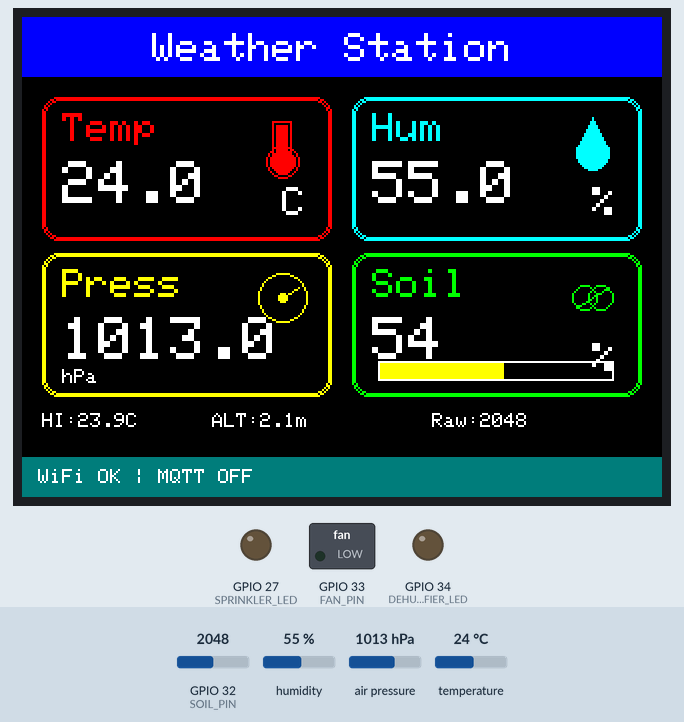
Recording of a sketch running on a simulated ESP32. On the bench: 320×240 colour display, switched loads named in the sketch (green lamp = pin HIGH), output pins drawn as LEDs (lit = HIGH). Inputs (shaded band) come from the test bench; at power-on: humidity 55 %, GPIO 32 (SOIL_PIN) = 2048, temperature 24 °C, air pressure 1013 hPa. WiFi joins after 1.5 s; servers stay silent unless stated; random numbers use the default seed unless the sketch sets one; no MQTT or app messages arrive unless stated; what the sketch prints to the serial monitor is not drawn.

Above: at 3.7 s.
3.8 s: humidity set to 68 %
At 6.9 s:
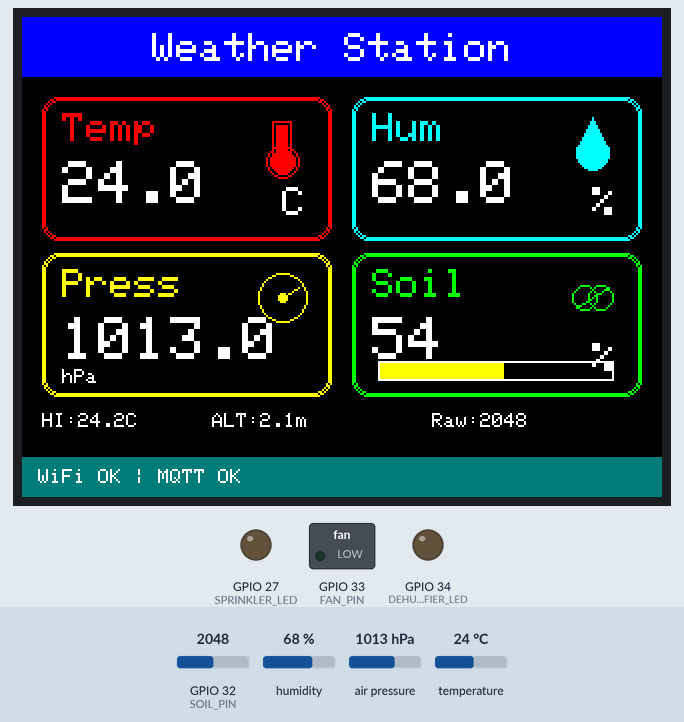
7.6 s: humidity set to 71 %
At 10.1 s:
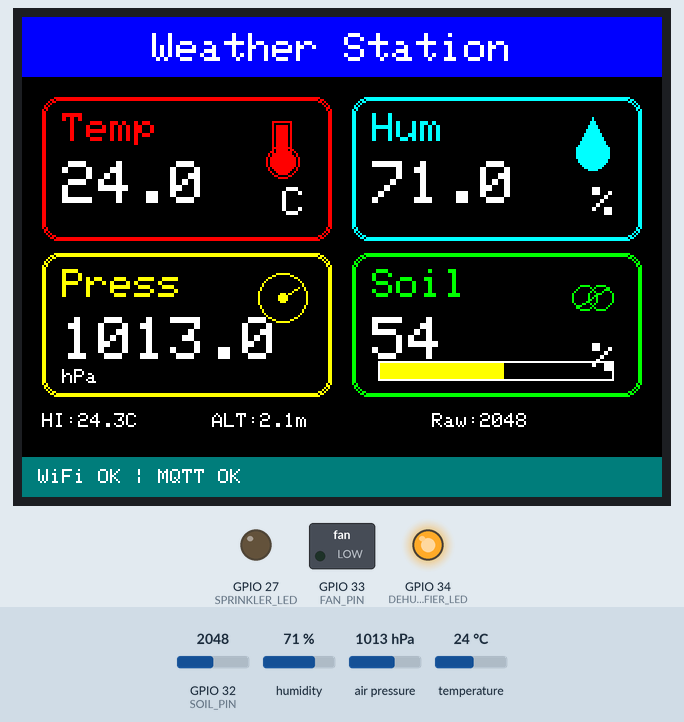
10.6 s: GPIO 32 (SOIL_PIN) set to 2482
At 12.7 s:
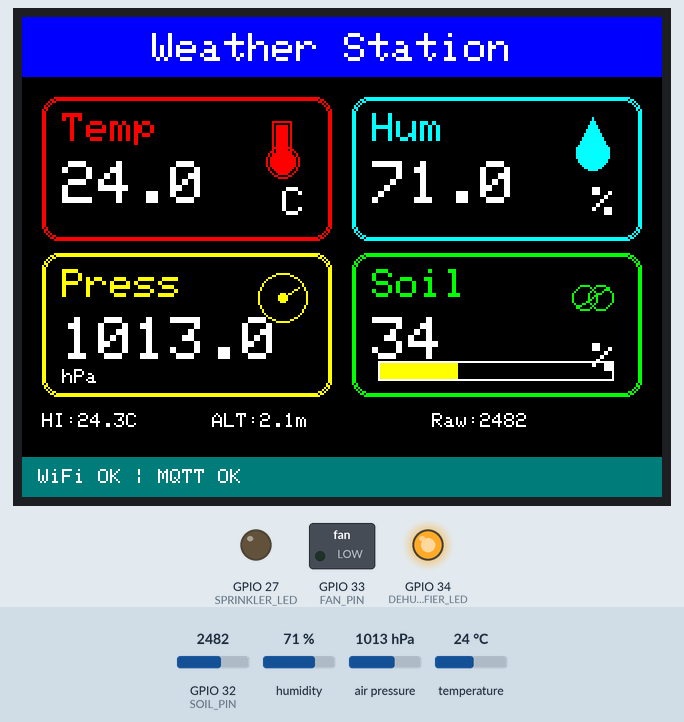
13.6 s: GPIO 32 (SOIL_PIN) set to 2612
At 15.9 s:
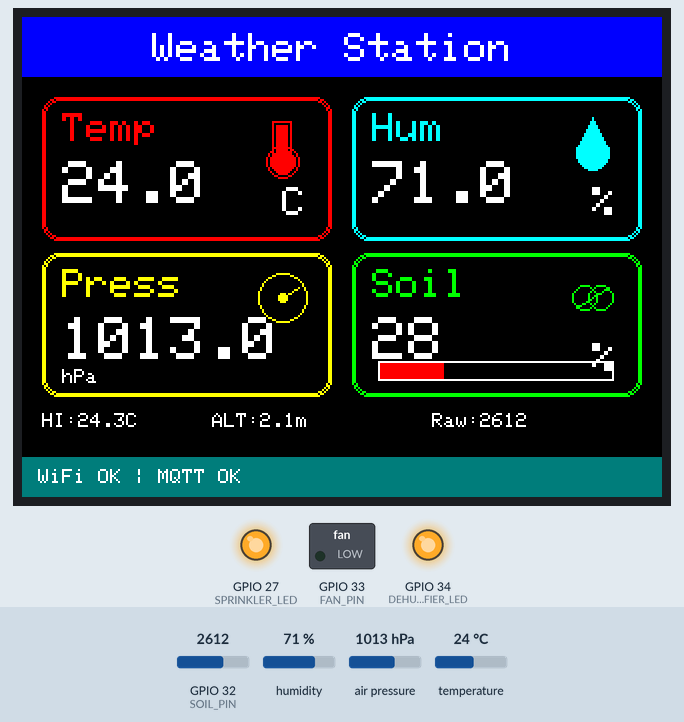
16.6 s: temperature set to 24.6 °C
At 18.5 s:
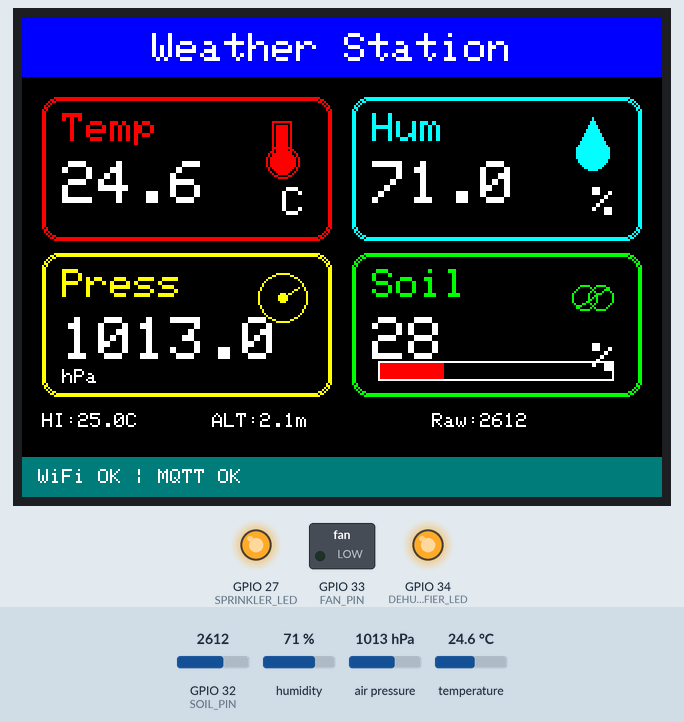
19.6 s: temperature set to 25.6 °C
At 21.7 s:
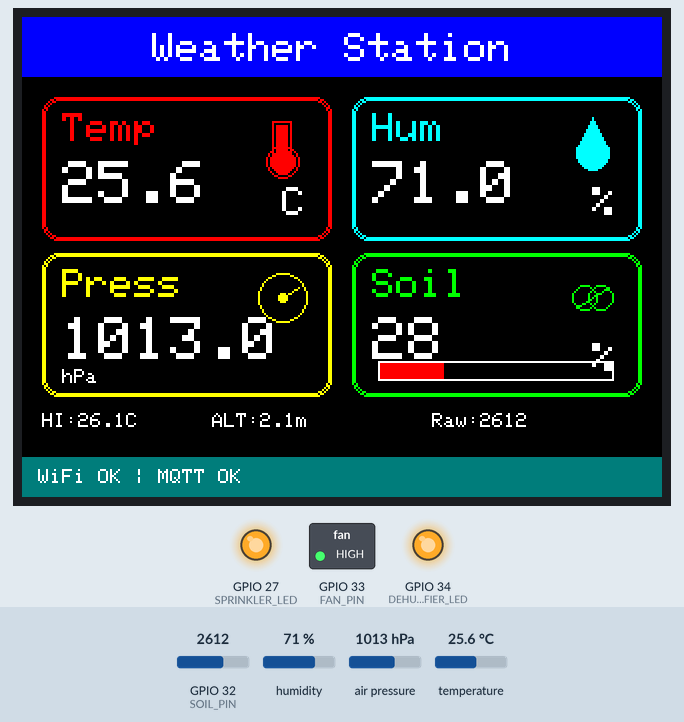
Timing chart, 0 to 23.2 s (numbered marks = the images above; inputs shaded):
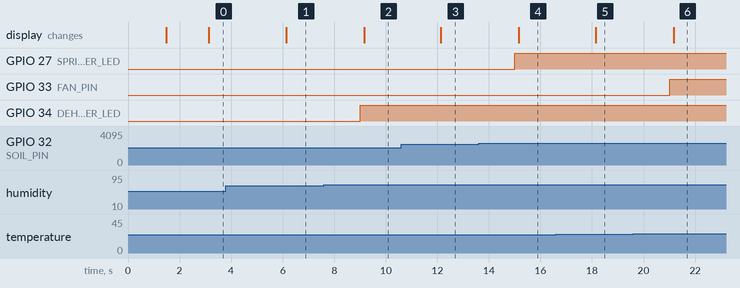

Measured:
- the behaviour switches between 69 and 70 % on humidity (found by bisection; images 1 and 2)
- the behaviour switches between 2549 and 2550 on GPIO 32 (SOIL_PIN) (found by bisection; images 3 and 4)
- the behaviour switches between 24.9 and 25 °C on temperature (found by bisection; images 5 and 6)
- after the input at 7.6 s, GPIO 34 (DEHUMIDIFIER_LED): LOW → HIGH after 1.4 s; the display: changes after 1.6 s (image 2)
- after the input at 10.6 s, the display: changes after 1.5 s (image 3)
- after the input at 13.6 s, GPIO 27 (SPRINKLER_LED): LOW → HIGH after 1.4 s; the display: changes after 1.6 s (image 4)
- after the input at 16.6 s, the display: changes after 1.5 s (image 5)
- after the input at 19.6 s, GPIO 33 (FAN_PIN): LOW → HIGH after 1.4 s; the display: changes after 1.6 s (image 6)

The sketch:

hardware.ino
```cpp
#include <WiFi.h>
#include <WebServer.h>
#include <Wire.h>
#include <SPI.h>
#include <PubSubClient.h>
#include <ArduinoJson.h>
#include <Adafruit_GFX.h>
#include <Adafruit_ILI9341.h>
#include <Adafruit_BMP280.h>
#include <DHT.h>

// =========================
// Wi-Fi Credentials
// =========================
const char* ssid = "MSI_25H";
const char* password = "50A5DC8209FF";

// =========================
// MQTT Settings
// =========================
const char* mqtt_server = "www.yanacreations.com";   // replace with your PC IP or broker IP
const int mqtt_port = 1883;
const char* mqtt_pub_topic = "weatherstation/data";
const char* mqtt_sub_topic = "weatherstation/test";
const char* device_id = "ESP32_01";
const char* mqtt_cmd_topic = "weatherstation/control";


// Manual control states
bool acManual = false;
bool acState = false;

bool sprinklerManual = false;
bool sprinklerState = false;

bool dehumidifierManual = false;
bool dehumidifierState = false;

// =========================
// Pin Definitions
// =========================
#define DHTPIN   4
#define DHTTYPE  DHT22
#define SOIL_PIN 32

#define TFT_CS   5
#define TFT_DC   17
#define TFT_RST  16
#define TFT_MOSI 23
#define TFT_CLK  18
#define TFT_MISO 19


#define I2C_SDA  21
#define I2C_SCL  22
#define FAN_PIN 33
#define SPRINKLER_LED 27
#define DEHUMIDIFIER_LED 34
// =========================
// Objects
// =========================
WiFiClient espClient;
PubSubClient mqttClient(espClient);

DHT dht(DHTPIN, DHTTYPE);
Adafruit_BMP280 bmp;
Adafruit_ILI9341 tft(TFT_CS, TFT_DC, TFT_RST);
WebServer server(80);

// =========================
// Globals
// =========================
float temperature = 0.0;
float humidity = 0.0;
float pressure_hPa = 0.0;
float soilPercent = 0.0;
float heatIndexC = 0.0;
float altitudeM = 0.0;
int soilRaw = 0;

float lastValidTemp = 0.0;
float lastValidHum = 0.0;
float lastValidPressure = 0.0;
float lastValidSoilPercent = 0.0;
float lastValidHeatIndexC = 0.0;
float lastValidAltitudeM = 0.0;

bool dhtOk = false;
bool bmpOk = false;

unsigned long lastSensorRead = 0;
unsigned long lastMqttPublish = 0;

const unsigned long readInterval = 3000;
const unsigned long publishInterval = 2000;

const int SOIL_DRY = 3200;
const int SOIL_WET = 1100;
const float SEA_LEVEL_HPA = 1013.25;

bool wifiAvailable = false;
bool mqttAvailable = false;

unsigned long lastWiFiAttempt = 0;
const unsigned long wifiRetryInterval = 10000;   // retry every 10 s

unsigned long lastMqttReconnectAttempt = 0;
const unsigned long mqttReconnectInterval = 5000; // retry every 5 s

// =========================
// Function Prototypes
// =========================
void connectWiFi();
bool reconnectMQTT();
void mqttCallback(char* topic, byte* payload, unsigned int length);
void setupWebServer();
void readSensors();
void publishSensorData();
void drawDashboard();
String getHTMLPage();

void drawHeader();
void drawStatusBar();
void drawBox(int x, int y, int w, int h, uint16_t color, const char* label, const String& value, const char* unit);
void drawThermometerIcon(int x, int y, uint16_t color);
void drawDropIcon(int x, int y, uint16_t color);
void drawPressureIcon(int x, int y, uint16_t color);
void drawLeafIcon(int x, int y, uint16_t color);
void drawSoilBar(int x, int y, int w, int h, float percent);
void showStartupScreen(const char* line1, const char* line2, uint16_t color);

// =========================
// Setup
// =========================
void setup() {
  Serial.begin(115200);
  delay(1000);

  pinMode(SPRINKLER_LED, OUTPUT);
  pinMode(DEHUMIDIFIER_LED, OUTPUT);

  digitalWrite(SPRINKLER_LED, LOW);
  digitalWrite(DEHUMIDIFIER_LED, LOW);

  pinMode(FAN_PIN, OUTPUT);
  digitalWrite(FAN_PIN, LOW);

  Wire.begin(I2C_SDA, I2C_SCL);
  dht.begin();

  SPI.begin(TFT_CLK, TFT_MISO, TFT_MOSI, TFT_CS);
  tft.begin();
  tft.setRotation(1);

  showStartupScreen("Weather Station", "Initializing...", ILI9341_CYAN);

  if (bmp.begin(0x76)) {
    bmpOk = true;
    Serial.println("BMP280 found at 0x76");
  } else if (bmp.begin(0x77)) {
    bmpOk = true;
    Serial.println("BMP280 found at 0x77");
  } else {
    bmpOk = false;
    Serial.println("BMP280 not found!");
  }

  if (bmpOk) {
    bmp.setSampling(
      Adafruit_BMP280::MODE_NORMAL,
      Adafruit_BMP280::SAMPLING_X2,
      Adafruit_BMP280::SAMPLING_X16,
      Adafruit_BMP280::FILTER_X16,
      Adafruit_BMP280::STANDBY_MS_500
    );
  }

  connectWiFi();

  mqttClient.setServer(mqtt_server, mqtt_port);
  mqttClient.setCallback(mqttCallback);
  mqttClient.setBufferSize(512);

  setupWebServer();

  readSensors();
  drawDashboard();
}

// =========================
// Main Loop
// =========================
void loop() {
  server.handleClient();

  // Try Wi-Fi in background
  if (WiFi.status() != WL_CONNECTED) {
    unsigned long now = millis();
    if (now - lastWiFiAttempt >= wifiRetryInterval) {
      lastWiFiAttempt = now;
      connectWiFi();
    }
    wifiAvailable = false;
  } else {
    wifiAvailable = true;
  }

  // MQTT in background
  if (wifiAvailable) {
    if (!mqttClient.connected()) {
      unsigned long now = millis();
      if (now - lastMqttReconnectAttempt >= mqttReconnectInterval) {
        lastMqttReconnectAttempt = now;
        reconnectMQTT();
      }
    } else {
      mqttClient.loop();
      mqttAvailable = true;
    }
  } else {
    mqttAvailable = false;
  }

  // Always keep weather station working
  if (millis() - lastSensorRead >= readInterval) {
    lastSensorRead = millis();
    readSensors();
    drawDashboard();
  }

  // Only publish if MQTT is available
  if (mqttAvailable && millis() - lastMqttPublish >= publishInterval) {
    lastMqttPublish = millis();
    publishSensorData();
  }
}

// =========================
// Wi-Fi
// =========================
void connectWiFi() {
  static bool wifiStarted = false;
  static bool startupShown = false;

  if (!wifiStarted) {
    WiFi.mode(WIFI_STA);
    WiFi.begin(ssid, password);

    if (!startupShown) {
      showStartupScreen("Connecting Wi-Fi", "Please wait...", ILI9341_YELLOW);
      startupShown = true;
    }

    Serial.println("Starting Wi-Fi connection...");
    wifiStarted = true;
  }

  if (WiFi.status() == WL_CONNECTED) {
    wifiAvailable = true;
  } else {
    wifiAvailable = false;
  }
}

// =========================
// MQTT
// =========================
bool reconnectMQTT() {
  Serial.print("Attempting MQTT connection...");

  String clientId = "ESP32Client-";
  clientId += String(random(0xffff), HEX);

  if (mqttClient.connect(clientId.c_str())) {
    Serial.println("connected");
    mqttClient.subscribe(mqtt_sub_topic);
    mqttClient.subscribe(mqtt_cmd_topic);
    Serial.print("Subscribed to: ");
    Serial.println(mqtt_sub_topic);
    mqttAvailable = true;
    return true;
  } else {
    Serial.print("failed, rc=");
    Serial.println(mqttClient.state());
    mqttAvailable = false;
    return false;
  }
}

void mqttCallback(char* topic, byte* payload, unsigned int length) {
  String message;

  for (unsigned int i = 0; i < length; i++) {
    message += (char)payload[i];
  }

  Serial.print("Message received on topic ");
  Serial.print(topic);
  Serial.print(": ");
  Serial.println(message);

  if (String(topic) == mqtt_cmd_topic) {
    StaticJsonDocument<256> doc;
    DeserializationError error = deserializeJson(doc, message);

    if (error) {
      Serial.println("Failed to parse control JSON");
      return;
    }

    String device = doc["device"] | "";
    String mode = doc["mode"] | "";
    bool state = doc["state"] | false;

    if (device == "ac") {
      if (mode == "auto") {
        acManual = false;
      } else if (mode == "manual") {
        acManual = true;
        acState = state;
      }
    }

    if (device == "sprinkler") {
      if (mode == "auto") {
        sprinklerManual = false;
      } else if (mode == "manual") {
        sprinklerManual = true;
        sprinklerState = state;
      }
    }

    if (device == "dehumidifier") {
      if (mode == "auto") {
        dehumidifierManual = false;
      } else if (mode == "manual") {
        dehumidifierManual = true;
        dehumidifierState = state;
      }
    }

    Serial.println("Control state updated");
    digitalWrite(FAN_PIN, acState ? HIGH : LOW);
    digitalWrite(SPRINKLER_LED, sprinklerState ? HIGH : LOW);
    digitalWrite(DEHUMIDIFIER_LED, dehumidifierState ? HIGH : LOW);
    drawDashboard();
    publishSensorData();
  }
}

void publishSensorData() {
  if (!mqttClient.connected()) {
    mqttAvailable = false;
    Serial.println("MQTT not connected");
    return;
  }

  StaticJsonDocument<384> doc;  // ⬅️ increased size

  // SENSOR DATA
  doc["device_id"] = device_id;
  doc["temperature"] = temperature;
  doc["humidity"] = humidity;
  doc["pressure"] = pressure_hPa;
  doc["soil_moisture"] = soilPercent;
  doc["soil_raw"] = soilRaw;
  doc["heat_index"] = heatIndexC;
  doc["altitude"] = altitudeM;
  doc["timestamp"] = millis();

  // 🔥 ADD CONTROL STATES HERE
  doc["ac_state"] = acState;
  doc["ac_manual"] = acManual;

  doc["sprinkler_state"] = sprinklerState;
  doc["sprinkler_manual"] = sprinklerManual;

  doc["dehumidifier_state"] = dehumidifierState;
  doc["dehumidifier_manual"] = dehumidifierManual;

  // SERIALIZE
  char buffer[384];
  serializeJson(doc, buffer);

  Serial.print("Publishing: ");
  Serial.println(buffer);

  if (mqttClient.publish(mqtt_pub_topic, buffer)) {
    Serial.println("MQTT publish successful");
    mqttAvailable = true;
  } else {
    Serial.println("MQTT publish failed");
    mqttAvailable = false;
  }
}
// =========================
// Web Server
// =========================
void setupWebServer() {
  server.on("/", []() {
    server.send(200, "text/html", getHTMLPage());
  });

  server.begin();
}

// =========================
// Sensor Reading
// =========================
void readSensors() {
  float t = dht.readTemperature();
  float h = dht.readHumidity();

  if (!isnan(t) && !isnan(h)) {
    temperature = t;
    humidity = h;
    heatIndexC = dht.computeHeatIndex(t, h, false);
    lastValidTemp = temperature;
    lastValidHum = humidity;
    lastValidHeatIndexC = heatIndexC;
    dhtOk = true;
  } else {
    temperature = lastValidTemp;
    humidity = lastValidHum;
    heatIndexC = lastValidHeatIndexC;
    dhtOk = false;
  }

  if (bmpOk) {
    float p = bmp.readPressure() / 100.0F;
    float alt = bmp.readAltitude(SEA_LEVEL_HPA);

    if (!isnan(p) && p > 300.0 && p < 1200.0) {
      pressure_hPa = p;
      altitudeM = alt;
      lastValidPressure = pressure_hPa;
      lastValidAltitudeM = altitudeM;
    } else {
      pressure_hPa = lastValidPressure;
      altitudeM = lastValidAltitudeM;
    }
  } else {
    pressure_hPa = lastValidPressure;
    altitudeM = lastValidAltitudeM;
  }

  soilRaw = analogRead(SOIL_PIN);

  float mapped = map(soilRaw, SOIL_DRY, SOIL_WET, 0, 100);
  if (mapped < 0) mapped = 0;
  if (mapped > 100) mapped = 100;

  soilPercent = mapped;
  lastValidSoilPercent = soilPercent;

    // Automatic logic if not in manual mode
  if (!acManual) {
    acState = (temperature >= 25.0);
  }

  if (!sprinklerManual) {
    sprinklerState = (soilPercent <= 30.0);
  }

  if (!dehumidifierManual) {
    dehumidifierState = (humidity >= 70.0);
  }

  // Fan and Leds follows AC,Sprinkler,Dehumidifier state
  digitalWrite(FAN_PIN, acState ? HIGH : LOW);
  digitalWrite(SPRINKLER_LED, sprinklerState ? HIGH : LOW);
  digitalWrite(DEHUMIDIFIER_LED, dehumidifierState ? HIGH : LOW);
}

// =========================
// TFT Dashboard
// =========================
void drawDashboard() {
  tft.fillScreen(ILI9341_BLACK);

  drawHeader();

  String tempText = dhtOk ? String(temperature, 1) : "ERR";
  String humText  = dhtOk ? String(humidity, 1) : "ERR";
  String presText = bmpOk ? String(pressure_hPa, 1) : "ERR";
  String soilText = String((int)soilPercent);

  drawBox(10, 40, 145, 72, ILI9341_RED, "Temp", tempText, "C");
  drawThermometerIcon(130, 54, ILI9341_RED);

  drawBox(165, 40, 145, 72, ILI9341_CYAN, "Hum", humText, "%");
  drawDropIcon(285, 60, ILI9341_CYAN);

  drawBox(10, 118, 145, 72, ILI9341_YELLOW, "Press", presText, "hPa");
  drawPressureIcon(130, 140, ILI9341_YELLOW);

  drawBox(165, 118, 145, 72, ILI9341_GREEN, "Soil", soilText, "%");
  drawLeafIcon(285, 140, ILI9341_GREEN);
  drawSoilBar(178, 172, 118, 10, soilPercent);

  tft.setTextColor(ILI9341_WHITE, ILI9341_BLACK);
  tft.setTextSize(1);

  tft.setCursor(10, 198);
  tft.print("HI:");
  tft.print(heatIndexC, 1);
  tft.print("C");

  tft.setCursor(95, 198);
  tft.print("ALT:");
  tft.print(altitudeM, 1);
  tft.print("m");

  tft.setCursor(205, 198);
  tft.print("Raw:");
  tft.print(soilRaw);

  drawStatusBar();
}

void drawHeader() {
  tft.fillRect(0, 0, 320, 30, ILI9341_BLUE);
  tft.setTextColor(ILI9341_WHITE, ILI9341_BLUE);
  tft.setTextSize(2);
  tft.setCursor(65, 8);
  tft.print("Weather Station");
}

void drawStatusBar() {
  tft.fillRect(0, 220, 320, 20, ILI9341_DARKCYAN);
  tft.setTextSize(1);
  tft.setTextColor(ILI9341_WHITE, ILI9341_DARKCYAN);
  tft.setCursor(8, 226);

  if (WiFi.status() == WL_CONNECTED && mqttAvailable) {
    tft.print("WiFi OK | MQTT OK");
  } else if (WiFi.status() == WL_CONNECTED && !mqttAvailable) {
    tft.print("WiFi OK | MQTT OFF");
  } else {
    tft.print("Offline Mode");
  }
}

void drawBox(int x, int y, int w, int h, uint16_t color, const char* label, const String& value, const char* unit) {
  tft.drawRoundRect(x, y, w, h, 8, color);
  tft.drawRoundRect(x + 1, y + 1, w - 2, h - 2, 8, color);

  tft.setTextColor(color, ILI9341_BLACK);
  tft.setTextSize(2);
  tft.setCursor(x + 10, y + 8);
  tft.print(label);

  tft.setTextColor(ILI9341_WHITE, ILI9341_BLACK);
  tft.setTextSize(3);
  tft.setCursor(x + 10, y + 32);
  tft.print(value);

  if (String(unit) == "hPa") {
    tft.setTextSize(1);
    tft.setCursor(x + 10, y + 58);
    tft.print(unit);
  } else {
    tft.setTextSize(2);
    tft.setCursor(x + w - 25, y + 45);
    tft.print(unit);
  }
}

void drawThermometerIcon(int x, int y, uint16_t color) {
  tft.drawCircle(x, y + 18, 8, color);
  tft.fillCircle(x, y + 18, 6, color);
  tft.fillRect(x - 3, y, 6, 18, color);
  tft.drawRect(x - 5, y - 2, 10, 24, color);
}

void drawDropIcon(int x, int y, uint16_t color) {
  tft.fillTriangle(x, y - 10, x - 8, y + 5, x + 8, y + 5, color);
  tft.fillCircle(x, y + 8, 8, color);
}

void drawPressureIcon(int x, int y, uint16_t color) {
  tft.drawCircle(x, y, 12, color);
  tft.drawLine(x, y, x + 8, y - 5, color);
  tft.fillCircle(x, y, 2, color);
}

void drawLeafIcon(int x, int y, uint16_t color) {
  tft.drawCircle(x - 4, y, 6, color);
  tft.drawCircle(x + 4, y, 6, color);
  tft.drawLine(x - 8, y + 5, x + 8, y - 5, color);
}

void drawSoilBar(int x, int y, int w, int h, float percent) {
  tft.drawRect(x, y, w, h, ILI9341_WHITE);
  int fillW = (int)((percent / 100.0) * (w - 2));
  uint16_t fillColor = ILI9341_GREEN;

  if (percent < 30) fillColor = ILI9341_RED;
  else if (percent < 60) fillColor = ILI9341_YELLOW;

  tft.fillRect(x + 1, y + 1, fillW, h - 2, fillColor);
}

void showStartupScreen(const char* line1, const char* line2, uint16_t color) {
  tft.fillScreen(ILI9341_BLACK);
  tft.fillRect(0, 0, 320, 40, color);

  tft.setTextColor(ILI9341_WHITE, color);
  tft.setTextSize(2);
  tft.setCursor(45, 12);
  tft.print(line1);

  tft.setTextColor(ILI9341_WHITE, ILI9341_BLACK);
  tft.setTextSize(2);
  tft.setCursor(40, 100);
  tft.print(line2);
}

String getHTMLPage() {
  String html = "<html><body><h1>ESP32 Weather Station</h1>";
  html += "<p>Temperature: " + String(temperature, 1) + " C</p>";
  html += "<p>Humidity: " + String(humidity, 1) + " %</p>";
  html += "<p>Pressure: " + String(pressure_hPa, 1) + " hPa</p>";
  html += "<p>Soil Moisture: " + String(soilPercent, 1) + " %</p>";
  html += "<p>Heat Index: " + String(heatIndexC, 1) + " C</p>";
  html += "<p>Altitude: " + String(altitudeM, 1) + " m</p>";
  html += "</body></html>";
  return html;
}
```
